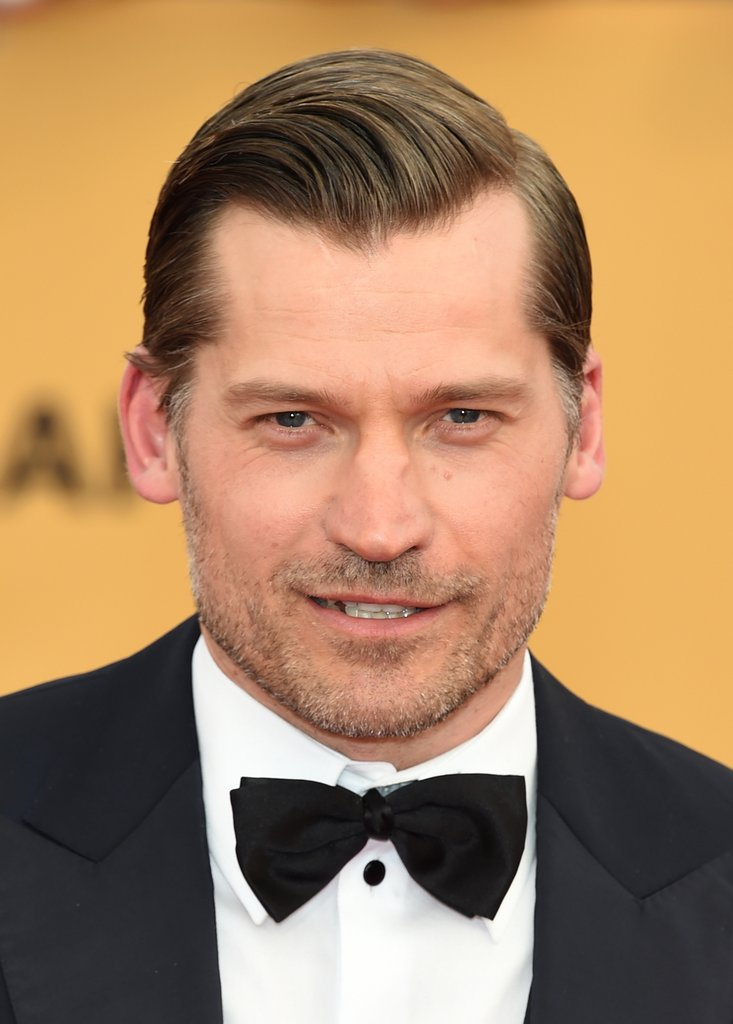
#> input picture Jamie_Before.jpg, 733 x 1024 px, given in place of the camera
$ python facedata_webcam.py
#> lines starting #> are read from the running program, lines starting #| are printed output that depends on the picture; after the words box and inside, x2 and y2 are one past the last pixel; in counts of white or black regions, pixels touching at a corner belong together
import cv2
import numpy as np

cap = cv2.VideoCapture(0)

face_cascade = cv2.CascadeClassifier(cv2.data.haarcascades+'haarcascade_frontalface_default.xml')

face_data = []

dataset = './data/'

location = input("Enter location to save file ")
#> the answer given: out.png

skip = 0

count = 0

while True:
    ret,frame = cap.read()
#> frame is the input picture: shape (1024, 733, 3); mean B, G, R 97.9, 132.6, 168.8
    grey = cv2.cvtColor(frame,cv2.COLOR_BGR2GRAY)
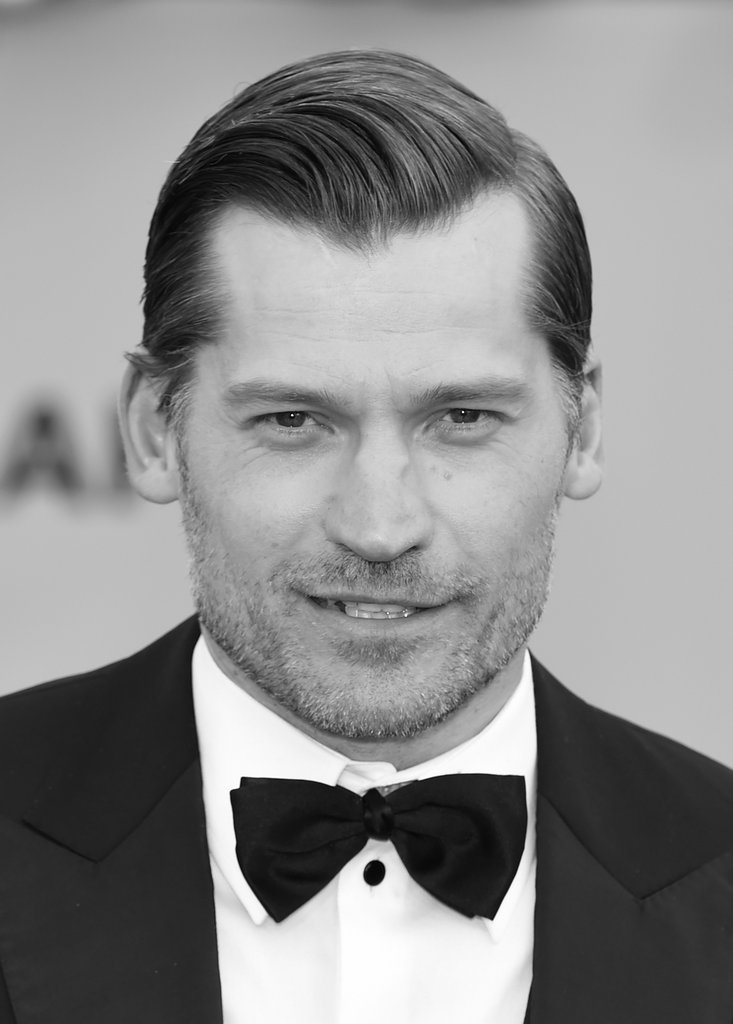
#> grey: shape (1024, 733); min 0, max 255, mean 139.4
    if not ret:
        continue


    faces = face_cascade.detectMultiScale(grey,1.3,5)
#> faces = [[154, 255, 446, 446]]
    faces = sorted(faces, key=lambda f: f[2]*f[3], reverse=True)
    offset = 10


    if(len(faces) !=0):
        (x,y,w,h) = faces[0]
#> x = 154; y = 255; w = 446; h = 446
        cv2.rectangle(frame,(x,y),(x+w,y+h),(255,126,120),4)
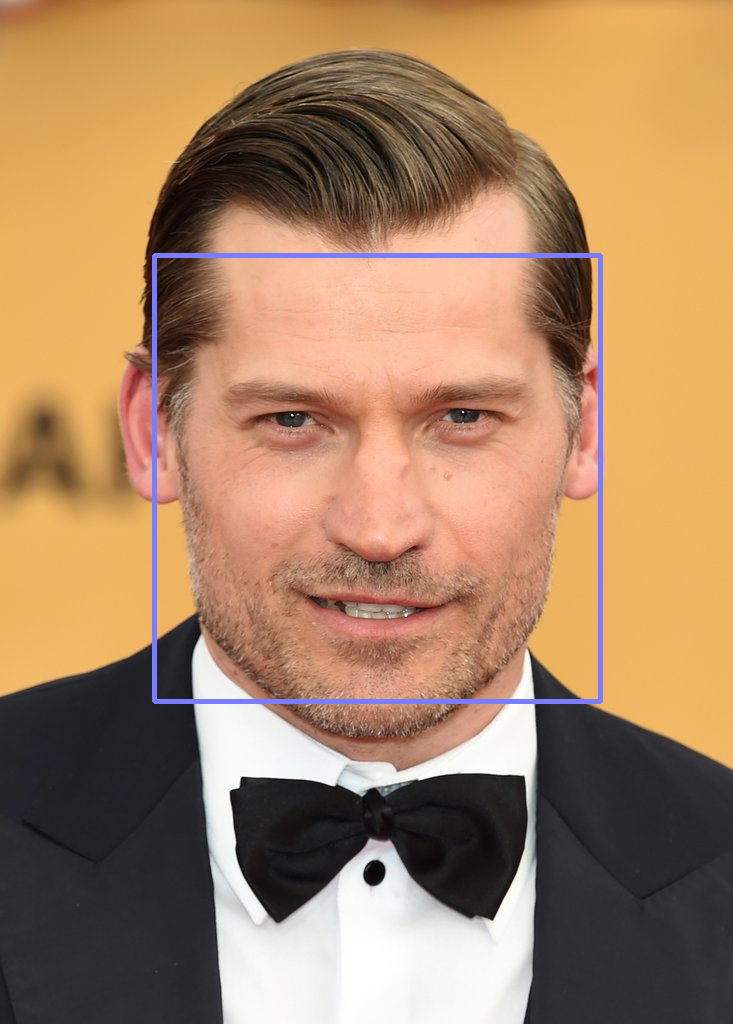
#> frame: shape (1024, 733, 3); 1.19% of pixels changed, all inside (x1, y1, x2, y2) = (152, 253, 603, 704)
        if skip%10 == 0:
            data = grey[x-offset:x+w+offset,y-offset:y+h+offset]
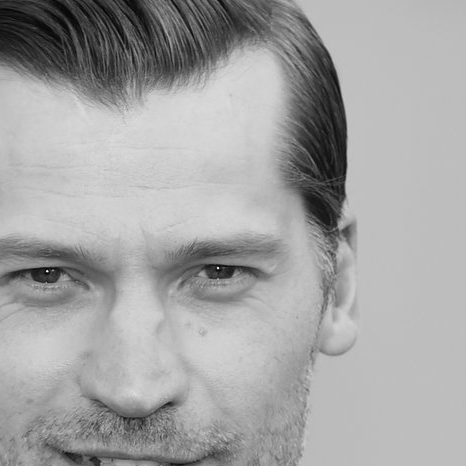
#> data: shape (466, 466); min 2, max 249, mean 163.5
            data = cv2.resize(data,(100,100))
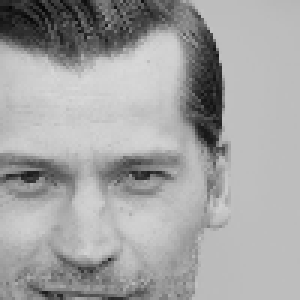
#> data: shape (100, 100) (shown 3 times larger); min 7, max 216, mean 163.5
            face_data.append(data)
            print(len(face_data))
#| 1
        skip+=1
    cv2.imshow("frame",frame)


    if cv2.waitKey(1) == ord('q'):
#> (key q is pressed here)
        break

cap.release()
cv2.destroyAllWindows()
face_data = np.asarray(face_data)

face_data = face_data.reshape((face_data.shape[0], -1))


np.save(dataset+location+'.npy',face_data)

$ run again, on soccer_practice.jpg
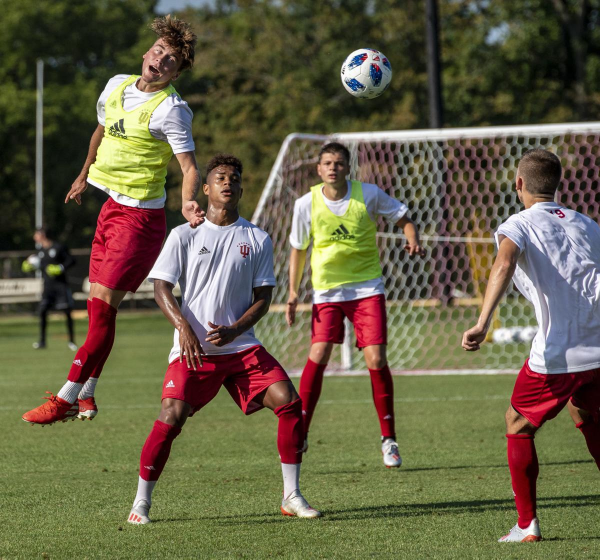
#> input picture soccer_practice.jpg, 1200 x 1119 px, given in place of the camera (shown at 1/2 size)
#> frame is the input picture: shape (1119, 1200, 3); mean B, G, R 70.9, 96, 102.6
#> `grey = cv2.cvtColor(frame,cv2.COLOR_BGR2GRAY)`:
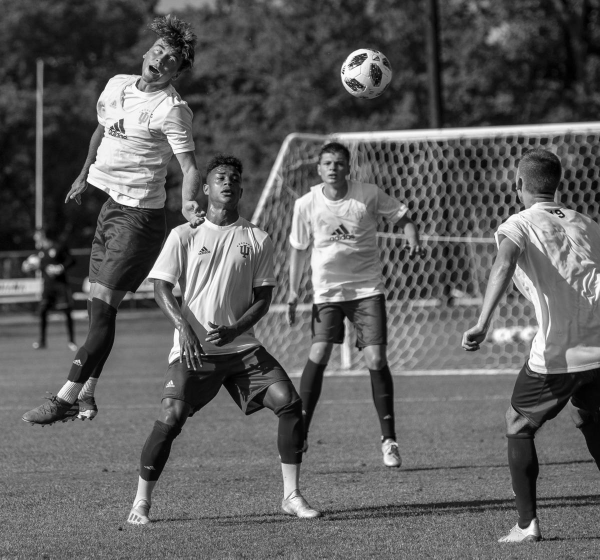
#> grey: shape (1119, 1200) (shown at 1/2 size); min 0, max 255, mean 95.1
#> `faces = face_cascade.detectMultiScale(grey,1.3,5)`: faces = [[635, 304, 61, 61], [183, 185, 67, 67], [706, 605, 63, 63], [84, 624, 58, 58]]
#> `faces = sorted(faces, key=lambda f: f[2]*f[3], reverse=True)`: faces = [[183, 185, 67, 67], [706, 605, 63, 63], [635, 304, 61, 61], [84, 624, 58, 58]]
#> x = 183; y = 185; w = 67
#> frame: shape (1119, 1200, 3); 0.1% of pixels changed, all inside (x1, y1, x2, y2) = (181, 183, 253, 255)
#> `data = cv2.resize(data,(100,100))`:
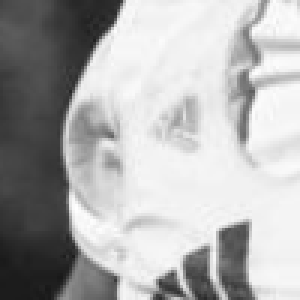
#> data: shape (100, 100) (shown 3 times larger); min 24, max 255, mean 175.1
#| 1
